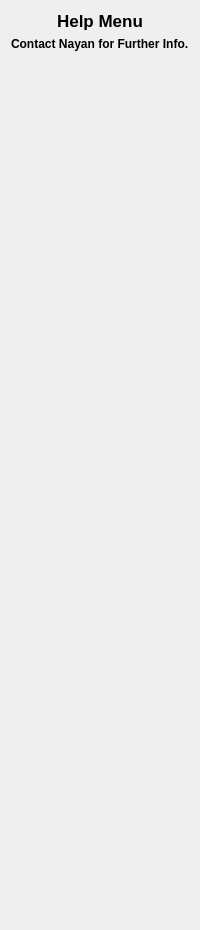
            <widget class="QWidget" name="helpMenuPage">
             <layout class="QVBoxLayout" name="verticalLayout_9">
              <item>
               <widget class="QLabel" name="label_4">
                <property name="font">
                 <font>
                  <pointsize>13</pointsize>
                  <weight>75</weight>
                  <bold>true</bold>
                 </font>
                </property>
                <property name="text">
                 <string>Help Menu</string>
                </property>
                <property name="alignment">
                 <set>Qt::AlignCenter</set>
                </property>
               </widget>
              </item>
              <item>
               <widget class="QLabel" name="label_71">
                <property name="font">
                 <font>
                  <weight>75</weight>
                  <bold>true</bold>
                 </font>
                </property>
                <property name="text">
                 <string>Contact Nayan for Further Info.</string>
                </property>
               </widget>
              </item>
              <item>
               <widget class="QWidget" name="widget_110" native="true">
                <layout class="QHBoxLayout" name="horizontalLayout_104">
                 <property name="topMargin">
                  <number>9</number>
                 </property>
                 <item>
                  <spacer name="verticalSpacer_3">
                   <property name="orientation">
                    <enum>Qt::Vertical</enum>
                   </property>
                   <property name="sizeHint" stdset="0">
                    <size>
                     <width>20</width>
                     <height>844</height>
                    </size>
                   </property>
                  </spacer>
                 </item>
                </layout>
               </widget>
              </item>
             </layout>
            </widget>
